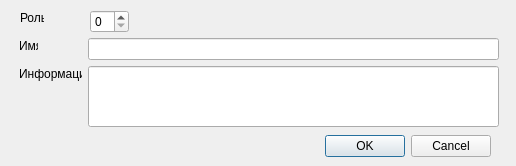
<?xml version="1.0" encoding="UTF-8"?>
<ui version="4.0">
 <class>infouser</class>
 <widget class="QDialog" name="infouser">
  <property name="geometry">
   <rect>
    <x>0</x>
    <y>0</y>
    <width>516</width>
    <height>166</height>
   </rect>
  </property>
  <property name="windowTitle">
   <string>Dialog</string>
  </property>
  <widget class="QDialogButtonBox" name="buttonBox">
   <property name="geometry">
    <rect>
     <x>150</x>
     <y>130</y>
     <width>341</width>
     <height>32</height>
    </rect>
   </property>
   <property name="orientation">
    <enum>Qt::Horizontal</enum>
   </property>
   <property name="standardButtons">
    <set>QDialogButtonBox::Cancel|QDialogButtonBox::Ok</set>
   </property>
  </widget>
  <widget class="QLabel" name="label">
   <property name="geometry">
    <rect>
     <x>19</x>
     <y>38</y>
     <width>19</width>
     <height>16</height>
    </rect>
   </property>
   <property name="text">
    <string>Имя</string>
   </property>
  </widget>
  <widget class="QLabel" name="label_3">
   <property name="geometry">
    <rect>
     <x>19</x>
     <y>66</y>
     <width>63</width>
     <height>16</height>
    </rect>
   </property>
   <property name="text">
    <string>Информация</string>
   </property>
  </widget>
  <widget class="QLineEdit" name="infoname">
   <property name="geometry">
    <rect>
     <x>88</x>
     <y>38</y>
     <width>411</width>
     <height>22</height>
    </rect>
   </property>
  </widget>
  <widget class="QLineEdit" name="infoinfo">
   <property name="geometry">
    <rect>
     <x>88</x>
     <y>66</y>
     <width>411</width>
     <height>61</height>
    </rect>
   </property>
  </widget>
  <widget class="QSpinBox" name="inforole">
   <property name="geometry">
    <rect>
     <x>90</x>
     <y>10</y>
     <width>39</width>
     <height>23</height>
    </rect>
   </property>
   <property name="maximum">
    <number>1</number>
   </property>
  </widget>
  <widget class="QLabel" name="label_2">
   <property name="geometry">
    <rect>
     <x>20</x>
     <y>10</y>
     <width>24</width>
     <height>16</height>
    </rect>
   </property>
   <property name="text">
    <string>Роль</string>
   </property>
  </widget>
 </widget>
 <resources/>
 <connections>
  <connection>
   <sender>buttonBox</sender>
   <signal>accepted()</signal>
   <receiver>infouser</receiver>
   <slot>accept()</slot>
   <hints>
    <hint type="sourcelabel">
     <x>248</x>
     <y>254</y>
    </hint>
    <hint type="destinationlabel">
     <x>157</x>
     <y>274</y>
    </hint>
   </hints>
  </connection>
  <connection>
   <sender>buttonBox</sender>
   <signal>rejected()</signal>
   <receiver>infouser</receiver>
   <slot>reject()</slot>
   <hints>
    <hint type="sourcelabel">
     <x>316</x>
     <y>260</y>
    </hint>
    <hint type="destinationlabel">
     <x>286</x>
     <y>274</y>
    </hint>
   </hints>
  </connection>
 </connections>
</ui>
